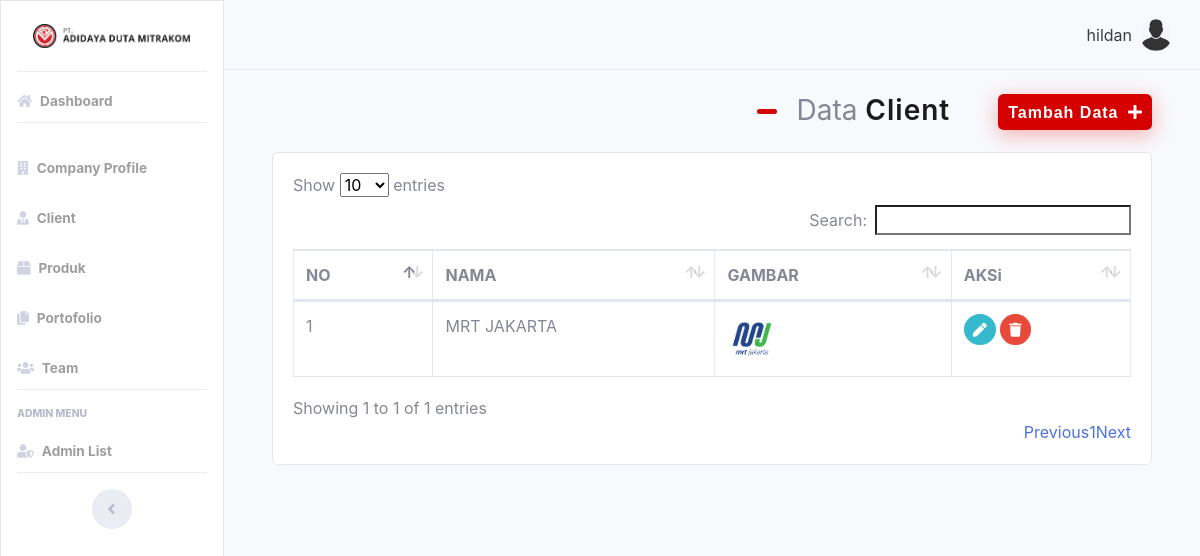
The page /index.php?client=read (signed in) on the database its author committed.
### tables this page shows
CREATE TABLE `client` (
  `id` int(11) NOT NULL,
  `nama` varchar(100) NOT NULL,
  `gambar` varchar(100) NOT NULL
);

### client/functions.php (called while the page is built, shortened)
<?php
include "../koneksi.php";
function query($query)
{
	global $conn;
	$result = mysqli_query($conn, $query);
	$rows = [];
	while ($row = mysqli_fetch_assoc($result)) {
		$rows[] = $row;
	}
	return $rows;
}

### client/read.php (the view, shortened to what this page needs)
<?php
require 'functions.php';
$client = query("SELECT * FROM `client`");
?>
<div class="container-fluid mb-3">
	<div class="d-flex flex-column flex-lg-row flex-md-col justify-content-sm-end align-items-start">
		<div class="page-title mx-5">
			<h3> Data <span> Client </span> </h3>
		</div>
		<div class="">
			<button type="button" data-toggle="modal" data-target="#inputNewClient" class="btn btn-danger btn-special">
				<span>Tambah Data</span>
				<i class="fa fa-plus"></i>
			</button>
		</div>
	</div>
</div>
<div class="container-fluid">
	<div class="card">
		<div class="card-body">
			<table class="table table-bordered" id="dataTable" width="100%" cellspacing="0">
				<thead>
					<tr>
						<th>NO</th>
						<th>NAMA</th>
						<th>GAMBAR</th>
						<th>AKSi</th>
					</tr>
				</thead>
				<tbody>
					<?php $i = 1; ?>
					<?php foreach ($client as $row) : ?>
						<tr>
							<td><?= $i; ?></td>
							<td><?php echo $row['nama']; ?></td>
							<td><img src="client/img/<?= $row["gambar"]; ?>" width="50"></td>
							<td>
								<a href="index.php?client=update&id=<?= $row["id"]; ?>" class="btn btn-sm btn-info rounded-circle">
									<i class="fa fa-pen"></i>
								</a>
								<a href="index.php?client=delete&id=<?= $row["id"]; ?>" onclick="return confirm('yakin?');" class="btn btn-sm btn-danger rounded-circle">
									<i class="fa fa-trash"></i>
								</a>
							</td>
						</tr>
						<?php $i++; ?>
					<?php endforeach; ?>
				</tbody>
			</table>
		</div>
	</div>
</div>

### assets/css/custom.css (style rules this page uses)
.btn-special { line-height: 0; padding: 10px; transition: 0.5s; border: none; color: #fff; background: #d50000; box-shadow: 0px 5px 20px rgba(241, 65, 65, 0.4); }
.btn-special span { font-family: "Nunito", sans-serif; font-weight: 600; letter-spacing: 1px; }
.btn-special i { margin-left: 5px; transition: 0.3s; }
.page-title { width: auto; display: flex; }
.page-title span { color: #1b1b1b; font-weight: 600; letter-spacing: 1px; }
.page-title::before { width: 20px; height: 5px; background-color: #d50000; display: flex; margin-top: 15px; margin-right: 20px; content: ""; border-radius: 50px; }

### rows shown on the page
client: nama "MRT JAKARTA", gambar (picture)

### other values the page prints
$_SESSION['username'] "hildan"
